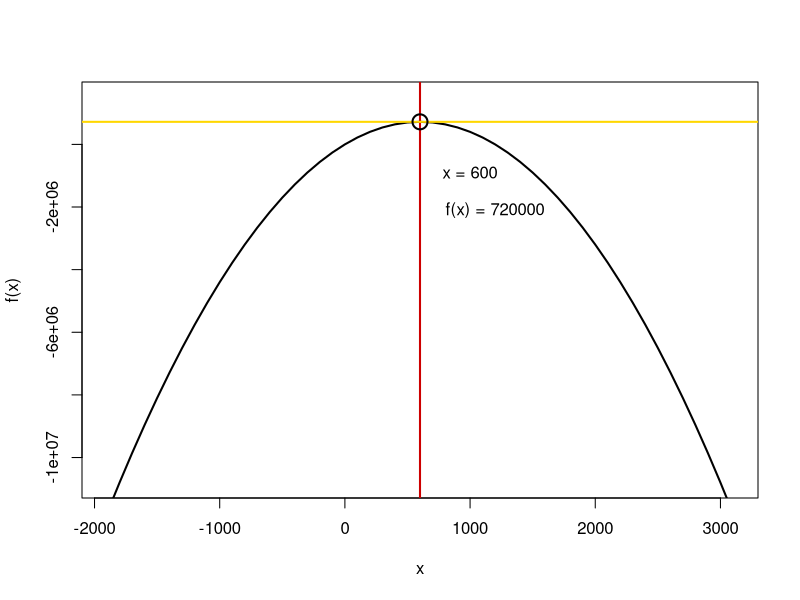
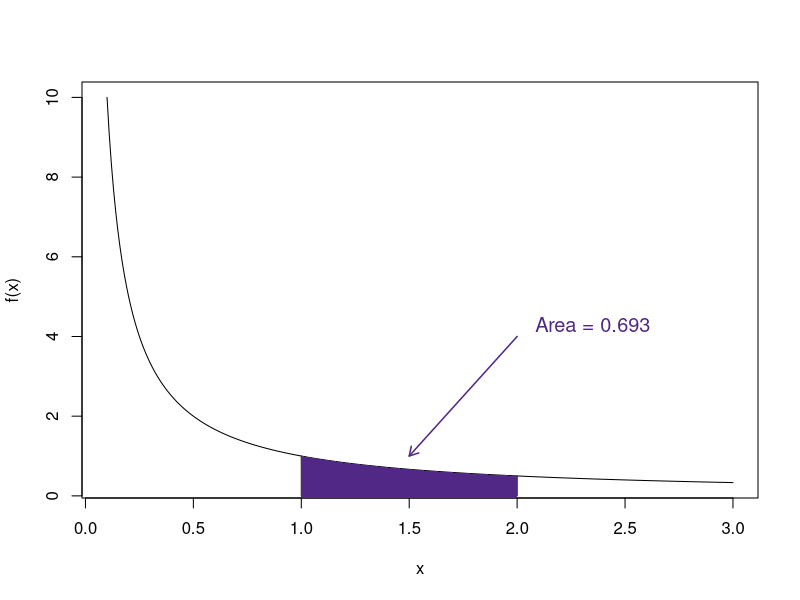
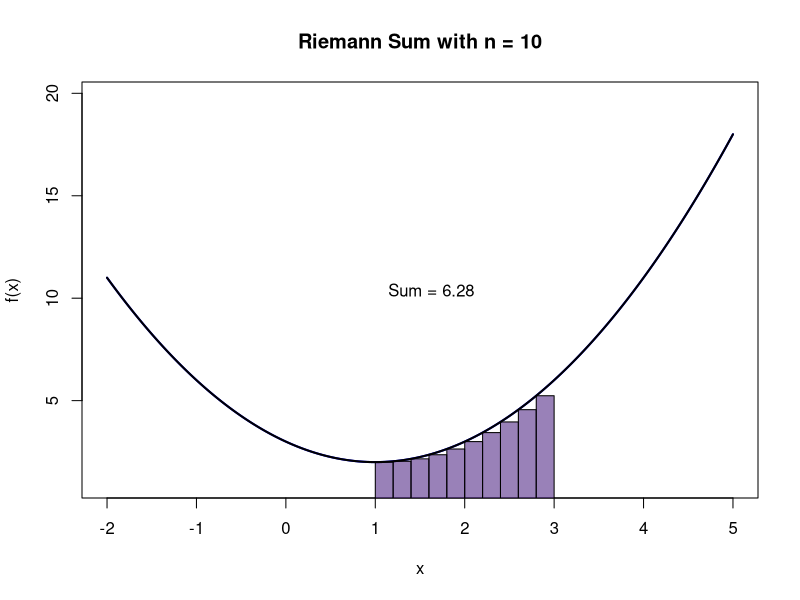
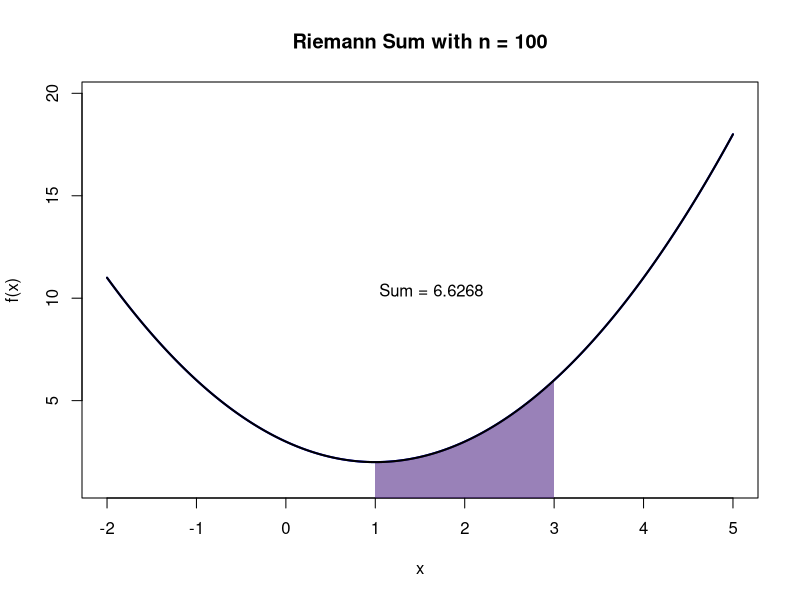

Here is the R script that generated these plots, in order:
## ---- chunk 1
# mtcars base R dataset
data = mtcars

y = data$mpg # mpg
x1 = data$hp # horsepower 
x2 = data$wt # weight

# linear model predicting mpg with horsepower
m1 = lm(y ~ x1)

# predict mpg with weight
m2 = lm(y ~ x2)

# predict mpg with both
m3 = lm(y ~ x1 + x2)

# coefficients for each model
coef(m1)
coef(m2)
coef(m3)
## ---- chunk 2
library(dplyr) # tidyverse data wrangling

# function to calculate means for x based on strata
strata_means = function(data,strata,x){
  out = data %>% 
    # group by strata
    group_by(.data[[strata]]) %>%
    # calculate mean of x per strata
    summarise(xbar = mean(.data[[x]]))
  # rename columns
  colnames(out) = c(strata,x)
  return(out) # return dataframe of means
}

# run function
strata_means(data,"vs","mpg")
## ---- chunk 3
# the right way to do snake_case in R

# arrows to define objects
cars_data     <- mtcars 

# equals for inline definition + underscores on all separators
mpg_model_1   <- lm(mpg ~ hp, data = cars_data) 

# consistent spacing for code & comments
model_1_coefs <- coef(mpg_model_1) 

# clear and explanatory code
print(model_1_coefs)
## ---- chunk 4
# function to calculate means for x based on strata
strata_means = function(data,strata,x){
  
  # error catch for non-numeric inputs
  if(is.numeric(data[[x]]) == FALSE){
    cat("Error: Variable input to be averaged is non-numeric.", "\n",
        "Please check str(data[[x]]) and confirm.", "\n",
        "Change to as.numeric(data[[x]]) if this is intended.")
  }
  else{
    out = data %>% 
      # group by strata
      group_by(.data[[strata]]) %>%
      # calculate mean of x per strata
      summarise(xbar = mean(.data[[x]]))
    # rename columns
    colnames(out) = c(strata,x)
    return(out) # return dataframe of means
  }
}

# run function
data$mpg = as.character(data$mpg)
strata_means(data,"vs","mpg")
## ---- chunk 5
# scalars/variables
a = 5
a

# vectors
x = c(1,2,3)
x

# matrices
A = matrix(c(x,x-1,x+3),3,3,T)
A

# data frame
df = data.frame(fruit = c("Apple", "Banana", "Orange"),
                ID = c(111,112,113),
                Count = c(5,12,2))
df

# list
ls = list(x = x, A = A, df = df)
ls
## ---- chunk 6
# access vector elements by position
x[1]
x[3]

# matrix elements: [row,column]
A
A[3,1]

# dataframe$column or dataframe[["column"]]
df$fruit
df[["fruit"]]

# list[[element]]
ls[[2]]
ls[[2]][3,1]
## ---- chunk 7
# change the elements of a dataframe column
df$ID = c(1,2,3)
df$ID

rownames(df) = c("R1","R2","R3") # rename rows
colnames(df) = c("C1","C2","C3") # rename columns
df
## ---- chunk 8
df$C1
df$C1 == "Apple" # print true where apple is present
df$C1 != "Apple" # print true when not apple
## ---- chunk 9
# single line
cat("The mean of column 3 is:", mean(df$C3), "\n")

# multiple lines using "\n" for breaks
cat("The variance of column 3 is:", var(df$C3), "\n",
    "The standard deviation of column 3 is:", sd(df$C3))
## ---- chunk 10
df[1,1] = NA
na.omit(df) # removes all rows with NAs
df[,colSums(is.na(df)) == 0] # remove all columns with NAs
## ---- chunk 11
df[is.na(df)] = 0
df
## ---- chunk 12
#limit definition of derivative
lim_diff = function(f, x, h = 1e-5) { 
  # h should always be a small step size
  ddx = (f(x + h) - f(x)) / h
  return(ddx)
}

fx = function(x){x^2 - 8*x + 9}
lim_diff(fx,2) # evaluate at x = 2
## ---- chunk 13
fx = function(x){(2400*x) - 2*(x^2)}
x = seq(-1900,3100,100)

plot(x, fx(x),
     ylab = "f(x)",
     type="l",
     lwd = 2,
     ylim=c(fx(3000), 1500000))
abline(v = 600, col = "red3", lwd = 2)
abline(h = fx(600), col = "gold", lwd = 2)
points(600, fx(600), cex = 2, lwd = 2)
text(1000,-900000, "x = 600")
text(1200,-2100000, "f(x) = 720000")
## ---- chunk 14
fx = function(x){1/x}
x = seq(0.1,3,0.01)

plot(x,fx(x),ylab = "f(x)",type="l")
segments(1,0,1,fx(1))
segments(2,0,2,fx(2))
x1_fill = seq(1, 2, length.out = 100)
y1_fill = fx(x1_fill)
polygon(c(1, x1_fill, 2), c(-0.1, y1_fill, -0.1), col = "#512885", border = NA)
arrows(2,4,1.5,1,0.1, col = "#512885", lwd = 1.5)
text(2.35,4.3,"Area = 0.693" ,col = "#512885", cex = 1.2)
## ---- chunk 15
fx = function(x) {
  return(x^2 - 2*x + 3)
}

a = 1
b = 3
n = 10 

delta_x = (b - a) / n

x_left = seq(a, b - delta_x, by = delta_x)

x_curve = seq(-2, 5, length.out = 1000)
y_curve = fx(x_curve)

plot(x_curve, y_curve, type = "l", col = "blue", lwd = 2,
     main = paste("Riemann Sum with n =", n),
     xlab = "x", ylab = "f(x)",
     xlim = c(-2,5),
     ylim = c(1, max(y_curve) * 1.1))

for (i in 1:n) {
  
  x_start = x_left[i]
  x_end = x_start + delta_x
  height = fx(x_start)
  
  rect(x_start, 0, x_end, height,
       col = "#51288595", border = "black", lwd = 1)
}

lines(x_curve, y_curve, col = "black", lwd = 2)


riemann_sum_val = sum(fx(x_left) * delta_x)
legend("center", legend = paste("Sum =", round(riemann_sum_val, 4)),
       bty = "n")
## ---- chunk 16
n = 100

delta_x = (b - a) / n

x_left = seq(a, b - delta_x, by = delta_x)

x_curve = seq(-2, 5, length.out = 1000)
y_curve = fx(x_curve)

plot(x_curve, y_curve, type = "l", col = "blue", lwd = 2,
     main = paste("Riemann Sum with n =", n),
     xlab = "x", ylab = "f(x)",
     xlim = c(-2,5),
     ylim = c(1, max(y_curve) * 1.1))

for (i in 1:n) {
  
  x_start = x_left[i]
  x_end = x_start + delta_x
  height = fx(x_start)
  
  rect(x_start, 0, x_end, height,
       col = "#51288595", border = NA, lwd = 1)
}

lines(x_curve, y_curve, col = "black", lwd = 2)


riemann_sum_val = sum(fx(x_left) * delta_x)
legend("center", legend = paste("Sum =", round(riemann_sum_val, 4)),
       bty = "n")
## ---- chunk 17
fx = function(x){x^2 - 2*x + 3}

a = 1 # lower bound
b = 3 # upper bound
n = 100000 # n samples

# random simulation between a and b
x = runif(n, min = a, max = b)

# evaluate f(x) at simulations
mc_sim = fx(x)

# mean weighted by difference
mc_int = (b - a)*mean(mc_sim)
mc_int
## ---- chunk 18
# simulate 10000 beta(4,10) r.v. realizations
mc_sim = rbeta(10000,4,10)
mean(mc_sim) # empirical mean
var(mc_sim) # variance
## ---- chunk 19
# mtcars data
data = mtcars
# split by vs
splt = split(mtcars,mtcars$vs)
# empty vector
out = c()

# "for each element of the list"
for(i in 1:length(splt)){
  # fill the vector with the mean mpg
  # of each list element
  out[i] = mean(splt[[i]]$mpg)
}

out # matches the strata_means() output
## ---- chunk 20
# a way to push extended strings onto objects
names(out) = paste0("vs = ", names(splt), sep = " ")

out # labels better match strata_means()
## ---- chunk 21
# install.packages("dplyr")
library(dplyr) # we've seen this a lot

# install.packages("readxl")
library(readxl) # excel files can't be read by default in R

# install.packages("nlme")
library(nlme) # generalized least squares
              # important for next week
